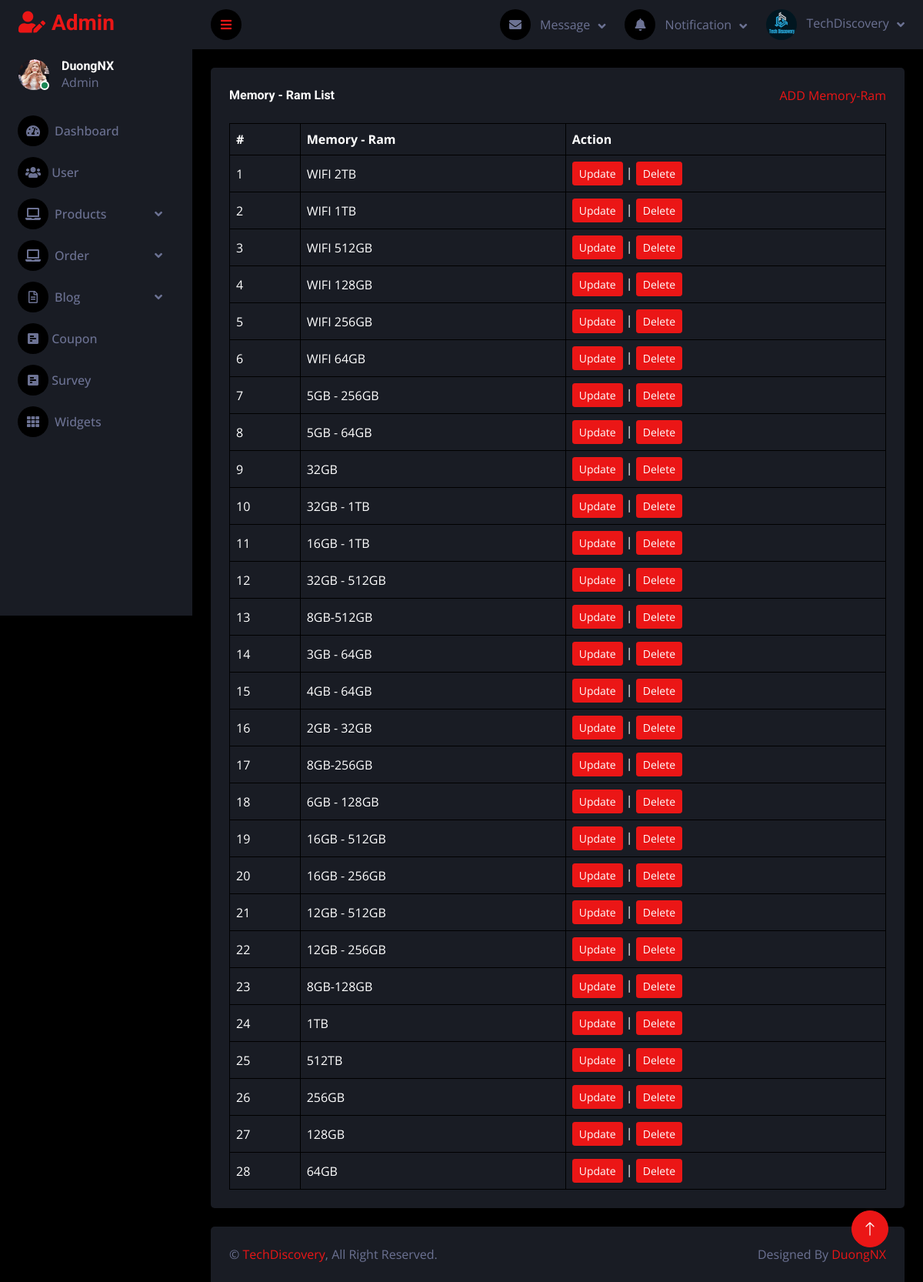
The app's page /admin/memory_ramlist.php with its own data.
### tables this page shows
CREATE TABLE `tbl_memory_ram` (
  `memory_ram_id` int(11) NOT NULL,
  `memory_ram_name` varchar(255) NOT NULL
);

### admin/database.php (called while the page is built, shortened)
<?php
class Database
{
    public $host = DB_HOST;
    public $user = DB_USER;
    public $pass = DB_PASS;
    public $dbname = DB_NAME;
    public $link;
    private function connectDB()
    {
        $this->link = new mysqli($this->host, $this->user, $this->pass, $this->dbname);
    }
    public function select($query)
    {
        $result = $this->link->query($query) or die($this->link->error . __LINE__);
        if ($result->num_rows > 0) {
            return $result;
        } else {
            return false;
        }
    }
}
?>

### admin/class/memory_ram_class.php (called while the page is built, shortened)
<?php
    include 'database.php';
?>
<?php
    class memory_ram {
        private $db;
        public function __construct()
        {
            $this -> db = new Database();
        }
        public function show_memory_ram(){
            $query = "SELECT * FROM tbl_memory_ram ORDER BY memory_ram_id DESC ";
            $result = $this->db->select($query);
            return $result;
        }
    }
?>

### admin/memory_ramlist.php (the view, shortened to what this page needs)
<?php
include "header.php";
include "sidebar.php";
include "navbar.php";
include "class/memory_ram_class.php";
?>
<?php
$memory_ram = new memory_ram;
$show_memory_ram = $memory_ram->show_memory_ram();
?>
<div class="container-fluid pt-4 px-4">
    <div class="bg-secondary text-center rounded p-4">
        <div class="d-flex align-items-center justify-content-between mb-4">
            <h6 class="mb-0">Memory - Ram List</h6>
            <a href="memory_ram_add.php">ADD Memory-Ram</a>
        </div>
        <div class="table-responsive">
            <table class="table text-start align-middle table-bordered table-hover mb-0">
                <thead>
                    <tr class="text-white">
                        <th scope="col">#</th>
                        <th scope="col">Memory - Ram</th>
                        <th scope="col">Action</th>
                    </tr>
                </thead>
                <tbody>
                    <?php
                    if ($show_memory_ram) {
                        $i = 0;
                        while ($result = $show_memory_ram->fetch_assoc()) {
                            $i++;
                    ?>
                            <tr>
                                <td><?php echo $i ?></td>
                                <td><?php echo $result['memory_ram_name'] ?></td>
                                <td>
                                    <a class="btn btn-sm btn-primary" href="memory_ramedit.php?memory_ram_id=<?php echo $result['memory_ram_id'] ?>">Update</a> |
                                    <a class="btn btn-sm btn-primary" href="#" onclick="confirmDelete(<?php echo $result['memory_ram_id'] ?>)">Delete</a>
                                </td>
                            </tr>
                    <?php
                        }
                    }
                    ?>
                </tbody>
            </table>
        </div>
    </div>
</div>
<?php
include "footer.php";
?>

### admin/css/style.css (style rules this page uses)
:root { --primary: #EB1616; --secondary: #191C24; --light: #6C7293; --dark: #000000; }
.btn { transition: .5s; }

### records on screen
tbl_memory_ram: memory_ram_name "WIFI 2TB"
tbl_memory_ram: memory_ram_name "WIFI 1TB"
tbl_memory_ram: memory_ram_name "WIFI 512GB"
tbl_memory_ram: memory_ram_name "WIFI 128GB"
tbl_memory_ram: memory_ram_name "WIFI 256GB"
tbl_memory_ram: memory_ram_name "WIFI 64GB"
tbl_memory_ram: memory_ram_name "5GB - 256GB"
tbl_memory_ram: memory_ram_name "5GB - 64GB"
tbl_memory_ram: memory_ram_name "32GB"
tbl_memory_ram: memory_ram_name "32GB - 1TB"
tbl_memory_ram: memory_ram_name "16GB - 1TB"
tbl_memory_ram: memory_ram_name "32GB - 512GB"
tbl_memory_ram: memory_ram_name "8GB-512GB"
tbl_memory_ram: memory_ram_name "3GB - 64GB"
tbl_memory_ram: memory_ram_name "4GB - 64GB"
tbl_memory_ram: memory_ram_name "2GB - 32GB"
tbl_memory_ram: memory_ram_name "8GB-256GB"
tbl_memory_ram: memory_ram_name "6GB - 128GB"
tbl_memory_ram: memory_ram_name "16GB - 512GB"
tbl_memory_ram: memory_ram_name "16GB - 256GB"
tbl_memory_ram: memory_ram_name "12GB - 512GB"
tbl_memory_ram: memory_ram_name "12GB - 256GB"
tbl_memory_ram: memory_ram_name "8GB-128GB"
tbl_memory_ram: memory_ram_name "1TB"
tbl_memory_ram: memory_ram_name "512TB"
tbl_memory_ram: memory_ram_name "256GB"
tbl_memory_ram: memory_ram_name "128GB"
tbl_memory_ram: memory_ram_name "64GB"
